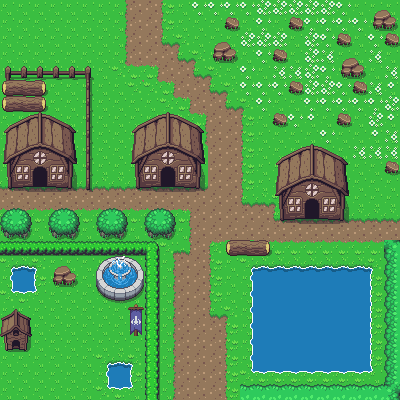

Tiled map render using the project's own tile images. Description and the whole map definition, tile-layer contents included, below:
An orthogonal 25x25 tile map with 16x16 px tiles, 2 tile layers (Ground, Collisions) and 43 objects.

<map version="1.5" tiledversion="1.7.2" orientation="orthogonal" renderorder="left-down" width="25" height="25" tilewidth="16" tileheight="16" infinite="0" nextlayerid="6" nextobjectid="54">
 <tileset firstgid="1" source="Overworld.tsx" />
 <layer id="1" name="Ground" width="25" height="25">
  <data encoding="csv">
1,1,1,1,1,1,1,1201,1202,1203,1,1,1,1,1,1,1,1,1,1,1,1,1,1,1,
1,1,1,1,1,1,1,1201,1202,1203,1,1,1,1,1,1,1,1,1,1,1,1,1,1,1,
1,1,1,1,1,1,1,1201,1202,1321,1163,1,1,1,1,1,1,1,1,1,1,1,1,1,1,
1,1,1,1,1,1,1,1201,1202,1202,1321,1162,1163,1,1,1,1,1,1,1,1,1,1,1,1,
1,1,1,1,1,1,1,1241,1282,1202,1202,1202,1321,1163,1,1,1,1,1,1,1,1,1,1,1,
1,1,1,1,1,1,1,1,1241,1242,1282,1202,1202,1321,1163,1,1,1,1,1,1,1,1,1,1,
1,1,1,1,1,1,1,1,1,1,1241,1282,1202,1202,1203,1,1,1,1,1,1,1,1,1,1,
1,1,1,1,1,1,1,1,1,1,1,1241,1282,1202,1321,1163,1,1,1,1,1,1,1,1,1,
1,1,1,1,1,1,1,1,1,1,1,1,1201,1202,1202,1203,1,1,1,1,1,1,1,1,1,
1,1,1,1,1,1,1,1,1,1,1,1,1241,1282,1202,1203,1,1,1,1,1,1,1,1,1,
1,1,1,1,1,1,1,1,1,1,1,1,1,1201,1202,1203,1,1,1,1,1,1,1,1,1,
1162,1162,1162,1162,1162,1162,1162,1162,1162,1162,1162,1162,1162,1322,1202,1203,1,1,1,1,1,1,1,1,1,
1202,1202,1202,1202,1202,1202,1202,1202,688,1202,1202,1202,1202,1202,1202,1321,1162,1163,1,1,1,1,1,1,1,
1242,1242,1242,1242,1242,1242,1242,1242,1242,1242,1242,1242,1282,1202,1202,1202,1202,1321,1162,1162,1162,1162,1162,1162,1162,
1,1,1,1,1,1,1,1,1,1,1,1161,1322,1202,1281,1282,1202,1202,1202,1202,1202,1202,1202,1202,1202,
1,1,1,1,1,1,1,1,1,1,1161,1322,1202,1281,1243,1241,1242,1242,1242,1242,1242,1242,1242,1242,1242,
1,1,1,1,1,1,1,1,1,1,1201,1202,1202,1203,1,1,1,1,1,1,1,1,1,1,1,
1,1,1,1,1,1,1,1,1,1,1201,1202,1281,1243,1,1,1,1,1,1,1,1,1,1,1,
1,1,1,1,1,1,1,1,1,1,1201,1202,1203,1,1,1,1,1,1,1,1,1,1,1,1,
1,1,1,1,1,1,1,1,1,1,1201,1202,1203,1,1,1,1,1,1,1,1,1,1,1,1,
1,1,1,1,1,1,1,1,1,1,1201,1202,1203,1,1,1,1,1,1,1,1,1,1,1,1,
1,1,1,1,1,1,1,1,1,1,1201,1202,1203,1,1,1,1,1,1,1,1,1,1,1,1,
1,1,1,1,1,1,1,1,1,1,1201,1202,1203,1,1,1,1,1,1,1,1,1,1,1,1,
1,1,1,1,1,1,1,1,1,1,1201,1202,1203,1,1,1,1,1,1,1,1,1,1,1,1,
1,1,1,1,1,1,1,1,1,1,1201,1202,1203,1,1,1,1,1,1,1,1,1,1,1,1
</data>
 </layer>
 <layer id="2" name="Collisions" width="25" height="25">
  <data encoding="csv">
0,0,0,0,0,0,0,1201,1202,1202,1203,0,484,484,484,484,444,444,444,444,444,484,0,45,46,
0,0,0,0,0,0,0,1201,1202,1202,1203,0,0,0,208,0,484,0,208,484,484,484,484,85,86,
0,0,0,0,0,0,0,1201,1202,1202,1321,1163,0,45,46,444,444,444,0,444,484,208,0,484,208,
0,0,0,0,0,0,0,1201,1202,1202,1202,1321,1163,85,86,0,484,208,0,444,321,45,46,321,0,
683,685,685,685,685,684,0,1241,1242,1282,1202,1202,1321,1163,0,484,0,321,321,444,484,85,86,0,321,
204,205,206,0,0,725,0,0,0,1241,1282,1202,1202,1321,1163,484,484,484,208,444,444,484,208,321,322,
204,205,206,0,0,725,0,0,0,0,1241,1282,1202,1202,1321,1163,484,0,0,484,484,484,484,484,444,
7,8,9,10,11,725,0,0,7,8,9,10,11,1202,1202,1203,0,208,484,322,0,208,0,444,322,
47,48,49,50,51,725,0,0,47,48,49,50,51,1202,1202,1203,0,0,0,0,484,0,0,322,321,
87,88,89,90,91,725,0,0,87,88,89,90,91,1202,1202,1203,0,7,8,9,10,11,321,321,321,
127,128,129,130,131,725,0,0,127,128,129,130,131,1202,1202,1203,0,47,48,49,50,51,0,0,208,
167,168,169,170,171,721,1162,1162,167,168,169,170,171,1202,1202,1203,0,87,88,89,90,91,0,0,0,
1202,1202,1202,1202,1202,1202,1202,1202,1202,1202,1202,1202,1202,1202,1202,1321,1162,127,128,129,130,131,0,0,0,
646,647,1242,646,647,1242,646,647,1242,646,647,1282,1202,1202,1202,1202,1202,167,168,169,170,171,1162,1162,1162,
686,687,0,686,687,0,686,687,0,686,687,1201,1202,1202,1202,1202,1202,1202,1202,1202,1202,1202,1202,1202,1202,
523,523,523,523,523,523,523,523,523,524,1161,1322,1202,1281,204,205,206,0,0,0,0,0,0,0,688,
243,244,245,45,46,0,386,387,388,564,1201,1202,1202,1203,0,243,244,244,244,244,244,244,244,245,727,
283,284,285,85,86,0,426,427,428,564,1201,1202,1202,1203,0,283,284,284,284,284,284,284,284,285,727,
323,324,325,0,0,0,466,467,468,564,1201,1202,1202,1203,0,283,284,284,284,284,284,284,284,285,727,
214,215,0,0,0,0,0,0,1086,564,1201,1202,1202,1321,1163,283,284,284,284,284,284,284,284,285,727,
254,255,0,0,0,0,0,0,1126,564,1201,1202,1202,1202,1203,283,284,284,284,284,284,284,284,285,727,
294,295,0,0,0,0,0,0,0,564,1201,1202,1202,1202,1203,283,284,284,284,284,284,284,284,285,727,
0,0,0,0,0,0,243,244,245,564,1201,1202,1202,1202,1203,283,284,284,284,284,284,284,284,285,727,
0,0,0,0,0,0,283,284,285,564,1201,1202,1202,1202,1203,323,324,324,324,324,324,324,324,325,727,
0,0,0,0,0,0,323,324,325,564,1201,1202,1202,1202,1203,726,726,726,726,726,726,726,726,726,648
</data>
 </layer>
 <objectgroup id="5" name="collision mask">
  <object id="2" x="5" y="68.5" width="86" height="8.5" />
  <object id="3" x="81.5" y="67.5" width="12" height="121.5" />
  <object id="4" x="6" y="116" width="67" height="72" />
  <object id="5" x="2.5" y="80.5" width="43.5" height="29" />
  <object id="6" x="0.5" y="210.5" width="30.5" height="29" />
  <object id="7" x="48.5" y="210.5" width="30.5" height="29" />
  <object id="8" x="97" y="211" width="30.5" height="29" />
  <object id="9" x="144" y="211.5" width="31" height="29" />
  <object id="10" x="0.5" y="240.5" width="158.5" height="13" />
  <object id="11" x="146" y="240.5" width="12.5" height="158.5" />
  <object id="12" x="96" y="255.5" width="49" height="46" />
  <object id="13" x="128.5" y="321.5" width="16" height="15.5" />
  <object id="14" x="107" y="361.5" width="24.5" height="27" />
  <object id="15" x="1" y="318" width="28" height="32.5" />
  <object id="16" x="11.5" y="267" width="24.5" height="25.5" />
  <object id="17" x="53" y="266.5" width="24.5" height="19.5" />
  <object id="18" x="277" y="155" width="68.5" height="65.5" />
  <object id="22" x="227.333" y="17.3333" width="14" height="13.3333" />
  <object id="23" x="214" y="40" width="22" height="18" />
  <object id="24" x="290.667" y="18.6667" width="13.3333" height="10" />
  <object id="25" x="275.333" y="50" width="11.3333" height="8.66667" />
  <object id="26" x="289.333" y="80" width="13.3333" height="12.6667" />
  <object id="27" x="271.333" y="112.667" width="16" height="14" />
  <object id="28" x="336.667" y="114.667" width="15.3333" height="12.6667" />
  <object id="29" x="352" y="80" width="14" height="13.3333" />
  <object id="33" x="340.667" y="58" width="23.3333" height="20" />
  <object id="34" x="338" y="32" width="14" height="14" />
  <object id="35" x="370.667" y="8" width="28" height="21.3333" />
  <object id="36" x="384" y="29.3333" width="16" height="17.3333" />
  <object id="37" x="385.333" y="161.333" width="14.6667" height="12.6667" />
  <object id="38" x="225.333" y="240.667" width="45.3333" height="14.6667" />
  <object id="39" x="250.667" y="268" width="120.667" height="102.667" />
  <object id="40" x="384.667" y="240" width="24" height="164" />
  <object id="41" x="240" y="384" width="163.333" height="17.3333" />
  <object id="44" x="136" y="188">
   <polygon points="0,0 24,-0.5 24.5,-14.5 38.5,-14 39,-0.5 64,-0.5 64.5,-60 31,-77 -5.5,-59 -4,-3.5" />
  </object>
  <object id="45" x="-1" y="-4" width="125.5" height="7.5" />
  <object id="46" x="162.5" y="-3.5" width="238" height="7.5" />
  <object id="47" x="395.5" y="-4" width="4.5" height="225.5" />
  <object id="48" x="-2" y="-3" width="7.5" height="190.5" />
  <object id="49" x="71" y="178" width="10.5" height="8" />
  <object id="50" x="0" y="393" width="173" height="6" />
  <object id="51" x="226" y="391.5" width="15" height="8.5" />
  <object id="52" x="0" y="253" width="6.5" height="139.5" />
 </objectgroup>
</map>
